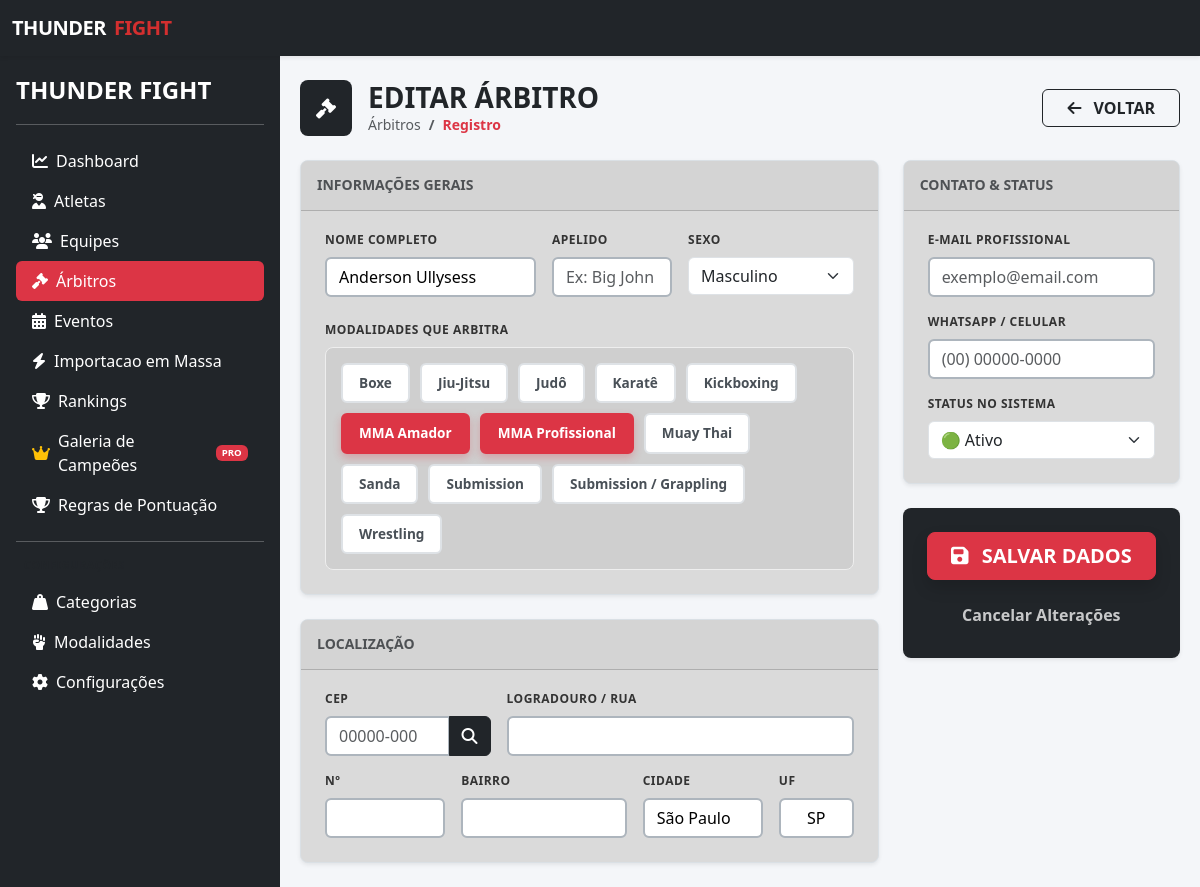
Page /public/arbitros/edit?id=10 on the committed database.
### tables this page shows
CREATE TABLE `arbitros` (
  `id_arbitro` int NOT NULL,
  `nome` varchar(200) DEFAULT NULL,
  `apelido` varchar(100) DEFAULT NULL,
  `sexo` enum('M','F') DEFAULT NULL,
  `foto` varchar(255) DEFAULT NULL,
  `id_endereco` int DEFAULT NULL,
  `id_contato` int DEFAULT NULL,
  `status` enum('ativo','inativo','suspenso') DEFAULT 'ativo'
);

CREATE TABLE `modalidade` (
  `id_modalidade` int NOT NULL,
  `nome` varchar(100) DEFAULT NULL,
  `status` enum('ativo','inativo') DEFAULT 'ativo'
);

CREATE TABLE `endereco` (
  `id_endereco` int NOT NULL,
  `logradouro` varchar(255) DEFAULT NULL,
  `bairro` varchar(150) DEFAULT NULL,
  `cidade` varchar(150) DEFAULT NULL,
  `estado` varchar(100) DEFAULT NULL,
  `pais` varchar(100) DEFAULT NULL,
  `cep` varchar(10) DEFAULT NULL,
  `numero` varchar(10) DEFAULT NULL,
  `complemento` varchar(100) DEFAULT NULL,
  `latitude` decimal(10,8) DEFAULT NULL,
  `longitude` decimal(11,8) DEFAULT NULL
);

### app/views/arbitros/form.php (the view, shortened to what the rows shown need)
<div id="content" class="container-fluid py-4">
    <div class="d-flex justify-content-between align-items-center mb-4">
        <div class="d-flex align-items-center gap-3">
            <div class="bg-dark text-white p-3 rounded-3">
                <i class="fas fa-gavel fa-lg"></i>
            </div>
            <div>
                <h1 class="h3 fw-bold text-uppercase mb-0 tracking-tighter">
                    <?= isset($arbitro['id_arbitro']) ? 'Editar Árbitro' : 'Novo Árbitro' ?>
                </h1>
                <nav aria-label="breadcrumb">
                    <ol class="breadcrumb mb-0">
                        <li class="breadcrumb-item small"><a href="<?= BASE_URL ?>/arbitros"
                                class="text-decoration-none text-muted">Árbitros</a></li>
                        <li class="breadcrumb-item active small text-danger fw-bold" aria-current="page">Registro</li>
                    </ol>
                </nav>
            </div>
        </div>
        <a href="<?= BASE_URL ?>/arbitros" class="btn btn-outline-dark fw-bold px-4">
            <i class="fas fa-arrow-left me-2"></i> VOLTAR
        </a>
    </div>
    <form action="<?= BASE_URL ?>/arbitros/<?= isset($arbitro['id_arbitro']) ? 'update' : 'store' ?>" method="POST">
        <div class="row g-4">
            <div class="col-lg-8">
                <div class="card shadow-sm border-0 rounded-3 mb-4 bg-info-gerais">
                    <div class="card-header py-3">
                        <h6 class="mb-0 fw-bold text-uppercase text-muted small">Informações Gerais</h6>
                    </div>
                    <div class="card-body p-4 pt-0">
                        <div class="row g-3">
                            <div class="col-md-5">
                                <label class="form-label-custom">Nome Completo</label>
                                <input type="text" name="nome" class="form-control"
                                    value="<?= htmlspecialchars($arbitro['nome'] ?? '') ?>" required>
                            </div>
                            <div class="col-md-3">
                                <label class="form-label-custom">Apelido</label>
                                <input type="text" name="apelido" class="form-control"
                                    value="<?= htmlspecialchars($arbitro['apelido'] ?? '') ?>"
                                    placeholder="Ex: Big John">
                            </div>
                            <div class="col-md-4">
                                <label class="form-label-custom">Sexo</label>
                                <select name="sexo" class="form-select" required>
                                    <option value="M" <?= ($arbitro['sexo'] ?? '') == 'M' ? 'selected' : '' ?>>Masculino
                                    </option>
                                </select>
                            </div>
                            <div class="col-12 mt-4">
                                <label class="form-label-custom">Modalidades que Arbitra</label>
                                <div class="modalidade-selector">
                                    <?php
                                    foreach ($modalidades as $mod): ?>
                                        <label class="mod-check-item">
                                            <span class="mod-name">
                                                <?= htmlspecialchars($mod['nome']) ?>
                                            </span>
                                        </label>
                                    <?php endforeach; ?>
                                </div>
                            </div>
                        </div>
                    </div>
                </div>
                <div class="card shadow-sm border-0 rounded-3 bg-info-gerais">
                    <div class="card-header py-3">
                        <h6 class="mb-0 fw-bold text-uppercase text-muted small">Localização</h6>
                    </div>
                    <div class="card-body p-4 pt-0">
                        <div class="row g-3">
                            <div class="col-md-4">
                                <label class="form-label-custom">CEP</label>
                                <div class="input-group">
                                    <input type="text" name="cep" id="cep" class="form-control"
                                        value="<?= htmlspecialchars($arbitro['cep'] ?? '') ?>" maxlength="9"
                                        placeholder="00000-000">
                                    <button class="btn btn-dark" type="button" id="btnBuscaCEP"
                                        onclick="buscarCEP(document.getElementById('cep').value)">
                                        <i class="fas fa-search"></i>
                                    </button>
                                </div>
                            </div>
                            <div class="col-md-8">
                                <label class="form-label-custom">Logradouro / Rua</label>
                                <input type="text" name="logradouro" id="logradouro" class="form-control"
                                    value="<?= htmlspecialchars($arbitro['logradouro'] ?? '') ?>">
                            </div>
                            <div class="col-md-3">
                                <label class="form-label-custom">Nº</label>
                                <input type="text" name="numero" class="form-control"
                                    value="<?= htmlspecialchars($arbitro['numero'] ?? '') ?>">
                            </div>
                            <div class="col-md-4">
                                <label class="form-label-custom">Bairro</label>
                                <input type="text" name="bairro" id="bairro" class="form-control"
                                    value="<?= htmlspecialchars($arbitro['bairro'] ?? '') ?>">
                            </div>
                            <div class="col-md-3">
                                <label class="form-label-custom">Cidade</label>
                                <input type="text" name="cidade" id="cidade" class="form-control"
                                    value="<?= htmlspecialchars($arbitro['cidade'] ?? '') ?>">
                            </div>
                            <div class="col-md-2">
                                <label class="form-label-custom">UF</label>
                                <input type="text" name="estado" id="uf" class="form-control text-center" maxlength="2"
                                    value="<?= htmlspecialchars($arbitro['estado'] ?? '') ?>">
                            </div>
                        </div>
                    </div>
                </div>
            </div>
            <div class="col-lg-4">
                <div class="card shadow-sm border-0 rounded-3 mb-4 bg-info-gerais">
                    <div class="card-header py-3">
                        <h6 class="mb-0 fw-bold text-uppercase text-muted small">Contato & Status</h6>
                    </div>
                    <div class="card-body p-4 pt-0">
                        <div class="mb-3">
                            <label class="form-label-custom">E-mail Profissional</label>
                            <input type="email" name="email" class="form-control"
                                value="<?= htmlspecialchars($arbitro['email'] ?? '') ?>"
                                placeholder="exemplo@email.com">
                        </div>
                        <div class="mb-3">
                            <label class="form-label-custom">WhatsApp / Celular</label>
                            <input type="text" name="celular" id="celular" class="form-control"
                                value="<?= htmlspecialchars($arbitro['celular'] ?? '') ?>"
                                placeholder="(00) 00000-0000">
                        </div>
                        <div class="mb-0">
                            <label class="form-label-custom">Status no Sistema</label>
                            <select name="status" class="form-select">
                                <?php $statusBanco = isset($arbitro['status']) ? strtolower(trim($arbitro['status'])) : 'ativo'; ?>
                                <option value="Ativo" <?= ($statusBanco === 'ativo') ? 'selected' : '' ?>>🟢 Ativo</option>
                            </select>
                        </div>
                    </div>
                </div>
                <div class="card shadow-sm border-0 rounded-3 bg-dark">
                    <div class="card-body p-4">
                        <button type="submit" class="btn btn-danger btn-lg w-100 fw-bold text-uppercase mb-3 shadow">
                            <i class="fas fa-save me-2"></i> SALVAR DADOS
                        </button>
                        <a href="<?= BASE_URL ?>/arbitros"
                            class="btn btn-link w-100 text-white text-decoration-none small fw-bold opacity-75">
                            Cancelar Alterações
                        </a>
                    </div>
                </div>
            </div>
        </div>
    </form>
</div>

### rows in the picture
arbitros: nome "Anderson Ullysess", sexo "Masculino", cidade "São Paulo", estado "SP", status "🟢 Ativo"
modalidade: nome "Boxe"
modalidade: nome "Jiu-Jitsu"
modalidade: nome "Judô"
modalidade: nome "Karatê"
modalidade: nome "Kickboxing"
modalidade: nome "MMA Amador"
modalidade: nome "MMA Profissional"
modalidade: nome "Muay Thai"
modalidade: nome "Sanda"
modalidade: nome "Submission"
modalidade: nome "Submission / Grappling"
modalidade: nome "Wrestling"
